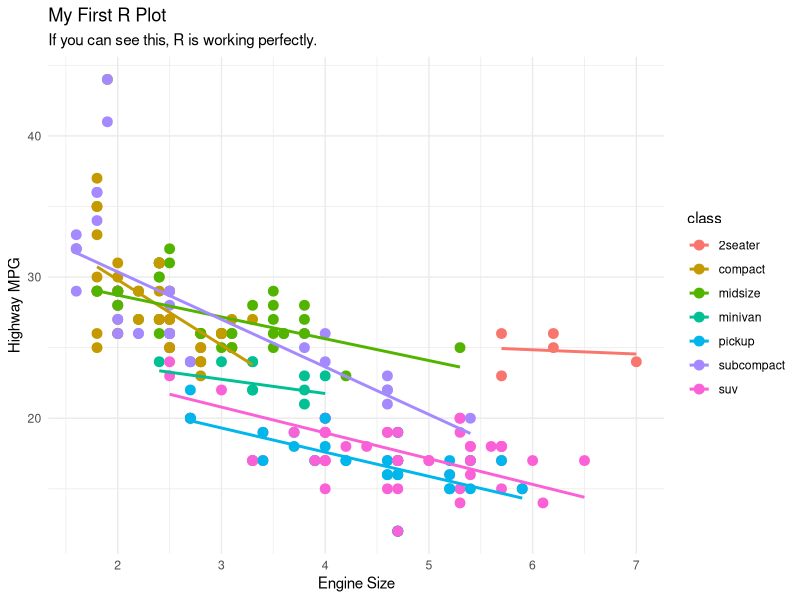

R code for this plot:
## ---- chunk 1
#| label: test-plot
#| warning: false
#| message: false

library(ggplot2)

ggplot(mpg, aes(x = displ, y = hwy, color = class)) +
    geom_point(size = 3) +
    geom_smooth(method = "lm", se = FALSE) +
    theme_minimal() +
    labs(
        title = "My First R Plot",
        subtitle = "If you can see this, R is working perfectly.",
        x = "Engine Size",
        y = "Highway MPG"
    )
